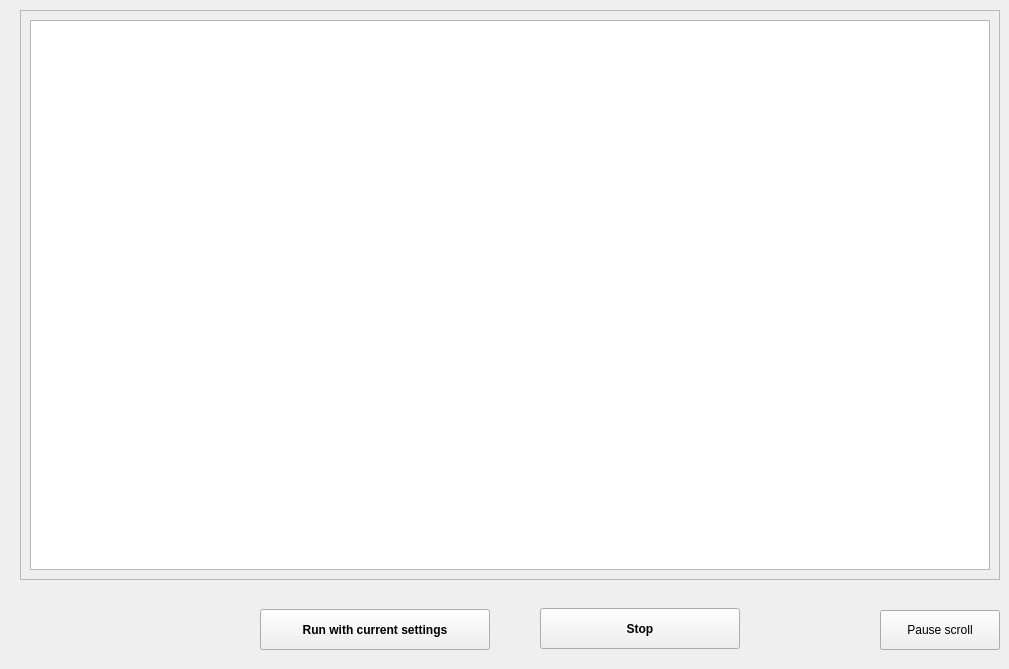
     <widget class="QWidget" name="tab_5">
      <attribute name="title">
       <string>Process Monitor</string>
      </attribute>
      <widget class="QFrame" name="frame_5">
       <property name="geometry">
        <rect>
         <x>20</x>
         <y>10</y>
         <width>980</width>
         <height>570</height>
        </rect>
       </property>
       <property name="frameShape">
        <enum>QFrame::StyledPanel</enum>
       </property>
       <property name="frameShadow">
        <enum>QFrame::Raised</enum>
       </property>
       <widget class="QPlainTextEdit" name="MonitorWindow">
        <property name="geometry">
         <rect>
          <x>10</x>
          <y>10</y>
          <width>960</width>
          <height>550</height>
         </rect>
        </property>
        <property name="font">
         <font>
          <family>Courier</family>
          <stylestrategy>PreferAntialias</stylestrategy>
         </font>
        </property>
        <property name="acceptDrops">
         <bool>false</bool>
        </property>
        <property name="verticalScrollBarPolicy">
         <enum>Qt::ScrollBarAsNeeded</enum>
        </property>
        <property name="horizontalScrollBarPolicy">
         <enum>Qt::ScrollBarAlwaysOff</enum>
        </property>
        <property name="undoRedoEnabled">
         <bool>false</bool>
        </property>
        <property name="readOnly">
         <bool>true</bool>
        </property>
        <property name="textInteractionFlags">
         <set>Qt::NoTextInteraction</set>
        </property>
        <property name="backgroundVisible">
         <bool>false</bool>
        </property>
       </widget>
      </widget>
      <widget class="QFrame" name="frameStart">
       <property name="geometry">
        <rect>
         <x>240</x>
         <y>589</y>
         <width>251</width>
         <height>71</height>
        </rect>
       </property>
       <property name="frameShape">
        <enum>QFrame::NoFrame</enum>
       </property>
       <property name="frameShadow">
        <enum>QFrame::Raised</enum>
       </property>
       <widget class="QPushButton" name="startButton">
        <property name="geometry">
         <rect>
          <x>20</x>
          <y>20</y>
          <width>230</width>
          <height>41</height>
         </rect>
        </property>
        <property name="font">
         <font>
          <pointsize>9</pointsize>
          <weight>75</weight>
          <bold>true</bold>
         </font>
        </property>
        <property name="text">
         <string>Run with current settings</string>
        </property>
       </widget>
      </widget>
      <widget class="QFrame" name="frameStop">
       <property name="enabled">
        <bool>true</bool>
       </property>
       <property name="geometry">
        <rect>
         <x>510</x>
         <y>588</y>
         <width>261</width>
         <height>71</height>
        </rect>
       </property>
       <property name="frameShape">
        <enum>QFrame::NoFrame</enum>
       </property>
       <property name="frameShadow">
        <enum>QFrame::Raised</enum>
       </property>
       <widget class="QPushButton" name="stopButton">
        <property name="enabled">
         <bool>true</bool>
        </property>
        <property name="geometry">
         <rect>
          <x>30</x>
          <y>20</y>
          <width>200</width>
          <height>41</height>
         </rect>
        </property>
        <property name="font">
         <font>
          <pointsize>9</pointsize>
          <weight>75</weight>
          <bold>true</bold>
         </font>
        </property>
        <property name="text">
         <string>Stop</string>
        </property>
       </widget>
      </widget>
      <widget class="QPushButton" name="pauseScroll">
       <property name="geometry">
        <rect>
         <x>880</x>
         <y>610</y>
         <width>120</width>
         <height>40</height>
        </rect>
       </property>
       <property name="text">
        <string>Pause scroll</string>
       </property>
       <property name="checkable">
        <bool>true</bool>
       </property>
      </widget>
     </widget>
